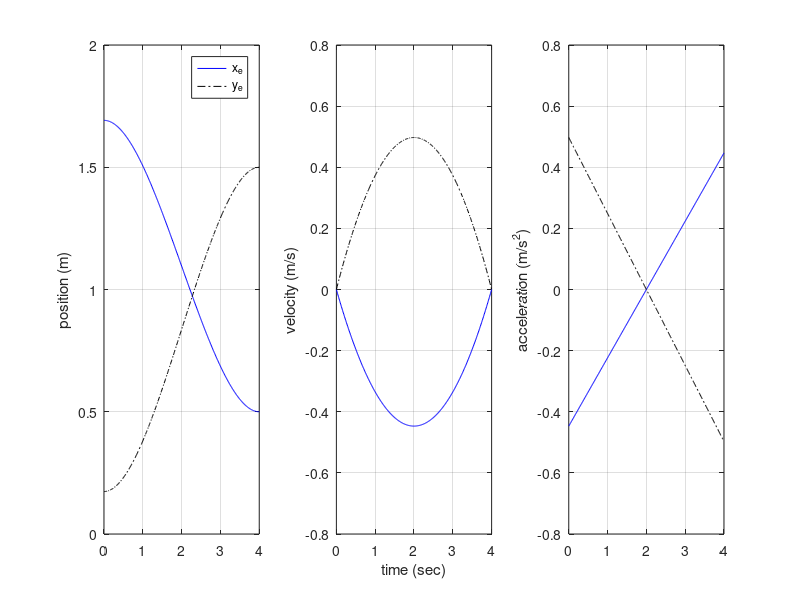
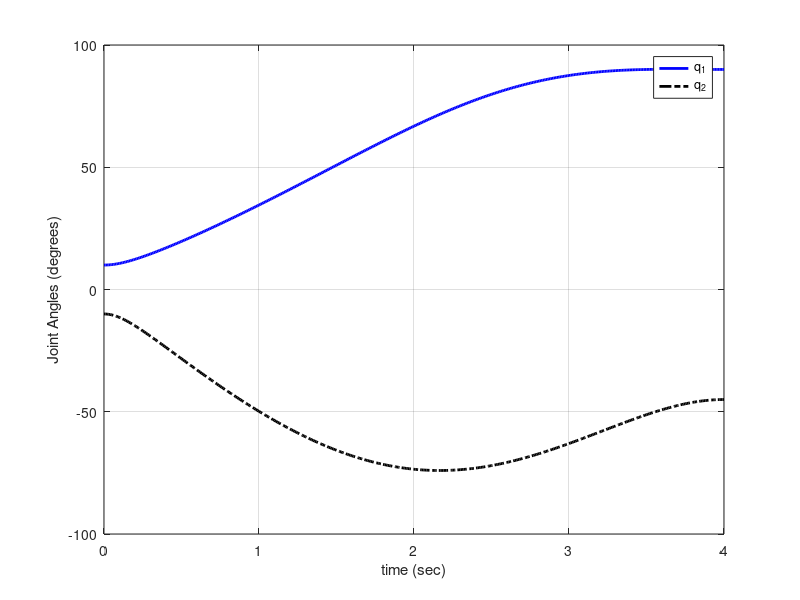

The MATLAB source for these figures, in order:
%% 
% 	Fundamentals of Robotics: Practical Case Studies with Matlab & Python
%   By Prof. Hamid D. Taghirad
%   Copyright CRC - Press @2025
%
%   This code provides Trajectory planning of 2R Robot 
%   in Cartesian Space by Cubic Polynomials 
%   Problem 5.12 
%
%% Parameter Definitions

clear all, clc; clf;

%   Initial and final conditions

a=[1; 0.707];
q0=[10 -10]; th0=q0*pi/180;
qf=[90 -45]; thf=qf*pi/180;

%End Effector
x0=[a(1)*cos(th0(1))+ a(2)*cos(th0(1)+th0(2)), ...
    a(1)*sin(th0(1))+ a(2)*sin(th0(1)+th0(2))];
xf=[a(1)*cos(thf(1))+ a(2)*cos(thf(1)+thf(2)), ...
    a(1)*sin(thf(1))+ a(2)*sin(thf(1)+thf(2))];

%   Defining time and trajectories
tf=4;
t=0:0.01:tf;t=t'; n=max(size(t));
t2=t.^2; t3=t.^3;
x= x0 + 3/tf^2*(xf-x0).*t2 -2/tf^3*(xf-x0).*t3;
dx=  6/tf^2*(xf-x0).*t -6/tf^3*(xf-x0).*t2;
d2x= 6/tf^2*(xf-x0)-12/tf^3*(xf-x0).*t;

% Solve Inverse inematics

C2=(x(:,1).^2 + x(:,2).^2 - (a(1)^2+a(2)^2))/(2*a(1)*a(2));
th2=-acos(C2);
b1=a(1)+a(2)*cos(th2);
b2=a(2)*sin(th2);
th1=atan2(x(:,2),x(:,1))-atan2(b2,b1);

th=[th1 th2];
q=th*180/pi;
%Link 1
x1=a(1)*cos(th(:,1));
y1=a(1)*sin(th(:,1));

%End Effector
xe=a(1)*cos(th(:,1))+ a(2)*cos(th(:,1)+th(:,2));
ye=a(1)*sin(th(:,1))+ a(2)*sin(th(:,1)+th(:,2));

xp=[0 x1(1) xe(1);
    0 x1(51) xe(51);
    0 x1(101) xe(101);
    0 x1(151) xe(151);
    0 x1(201) xe(201);
    0 x1(251) xe(251);   
    0 x1(301) xe(301);
    0 x1(351) xe(351);
    0 x1(401) xe(401);
];
yp=[0 y1(1) ye(1);
    0 y1(51) ye(51)
    0 y1(101) ye(101)
    0 y1(151) ye(151)
    0 y1(201) ye(201)
    0 y1(251) ye(251)
    0 y1(301) ye(301)
    0 y1(351) ye(351)
    0 y1(401) ye(401)
    ]; 

%%   Final trajectory in task space
%   Figure 5.21 of the book
figure(1)
plot(x1,y1,'-.k', xe,ye,'k', ...
    xp(1,:),yp(1,:), '-o', xp(2,:),yp(2,:), '-o', ...
    xp(3,:),yp(3,:), '-o', xp(4,:),yp(4,:), '-o', ...
    xp(5,:),yp(5,:), '-o', xp(6,:),yp(6,:), '-o', ...
    xp(7,:),yp(7,:), '-o', xp(8,:),yp(8,:), '-o', ...
    xp(9,:),yp(9,:), '-o')
set(findall(figure(1),'type','line'),'linewidth',2)
%axis([-0.2 1.8 0 2])
grid on
xlabel('x (m)'), ylabel('y (m)')

%%   Final trajectory in task space
%   Link Components
subplot(1,3,1)
plot(t,x(:,1),'b', t,x(:,2),'-.k'), grid
ylabel('position (m)'), legend('x_e', 'y_e')
subplot(1,3,2)
plot(t,dx(:,1),'b', t,dx(:,2),'-.k'), grid
xlabel('time (sec)'), ylabel('velocity (m/s)')
subplot(1,3,3)
plot(t,d2x(:,1),'b', t,d2x(:,2),'-.k'), grid
ylabel('acceleration (m/s^2)')
set(findall(figure(2),'type','line'),'linewidth',2)

%%   Final trajectory in joint space
%   Figure 5.20 of the book
figure(3)
plot(t,q(:,1),'b', t,q(:,2),'-.k'), grid
legend('q_1', 'q_2'), 
xlabel('time (sec)'), ylabel('Joint Angles (degrees)')
set(findall(figure(3),'type','line'),'linewidth',2)

